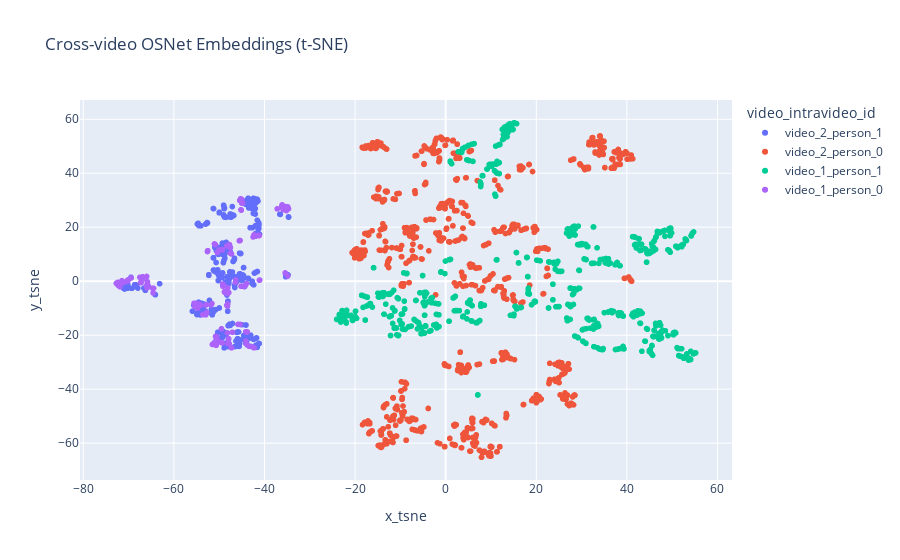

The cell this chart's notebook holds for it:
### Code cell
import plotly.express as px

df['video_intravideo_id'] = df['video_name'] + '_person_' + df['intravideo_cluster_id'].astype(str)

px.scatter(
    df,
    'x_tsne',
    'y_tsne',
    color='video_intravideo_id',
    title="Cross-video OSNet Embeddings (t-SNE)"
    )

### Figure 1 — Plotly figure (JSON) as saved in the notebook; plotly's stock layout.template omitted (floating-point values rounded to 4 significant figures; data arrays with more than 128 entries replaced by an {"elided": "..."} marker saying what was removed)
{"data": [{"hovertemplate": "video_intravideo_id=video_2_person_1<br>x_tsne=%{x}<br>y_tsne=%{y}<extra></extra>", "legendgroup": "video_2_person_1", "marker": {"color": "#636efa", "symbol": "circle"}, "mode": "markers", "name": "video_2_person_1", "showlegend": true, "type": "scattergl", "x": {"elided": "311 float values"}, "xaxis": "x", "y": {"elided": "311 float values"}, "yaxis": "y"}, {"hovertemplate": "video_intravideo_id=video_2_person_0<br>x_tsne=%{x}<br>y_tsne=%{y}<extra></extra>", "legendgroup": "video_2_person_0", "marker": {"color": "#EF553B", "symbol": "circle"}, "mode": "markers", "name": "video_2_person_0", "showlegend": true, "type": "scattergl", "x": {"elided": "1050 float values"}, "xaxis": "x", "y": {"elided": "1050 float values"}, "yaxis": "y"}, {"hovertemplate": "video_intravideo_id=video_1_person_1<br>x_tsne=%{x}<br>y_tsne=%{y}<extra></extra>", "legendgroup": "video_1_person_1", "marker": {"color": "#00cc96", "symbol": "circle"}, "mode": "markers", "name": "video_1_person_1", "showlegend": true, "type": "scattergl", "x": {"elided": "814 float values"}, "xaxis": "x", "y": {"elided": "814 float values"}, "yaxis": "y"}, {"hovertemplate": "video_intravideo_id=video_1_person_0<br>x_tsne=%{x}<br>y_tsne=%{y}<extra></extra>", "legendgroup": "video_1_person_0", "marker": {"color": "#ab63fa", "symbol": "circle"}, "mode": "markers", "name": "video_1_person_0", "showlegend": true, "type": "scattergl", "x": {"elided": "147 float values"}, "xaxis": "x", "y": {"elided": "147 float values"}, "yaxis": "y"}], "layout": {"legend": {"title": {"text": "video_intravideo_id"}, "tracegroupgap": 0}, "title": {"text": "Cross-video OSNet Embeddings (t-SNE)"}, "xaxis": {"anchor": "y", "domain": [0, 1], "title": {"text": "x_tsne"}}, "yaxis": {"anchor": "x", "domain": [0, 1], "title": {"text": "y_tsne"}}}}
